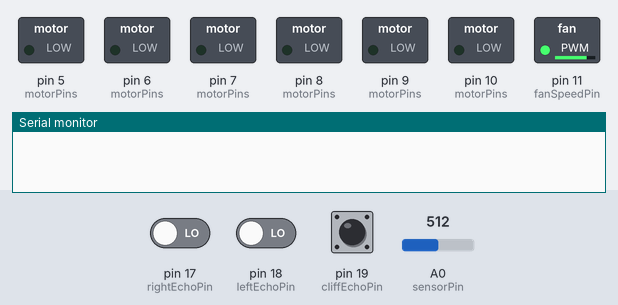
Bench run of a sketch on a simulated Arduino Uno, built with avr-gcc and run on an emulated ATmega328P. On the bench: switched loads named in the sketch (green lamp = pin HIGH), the last lines printed to the serial monitor. The test bench sets the inputs (shaded band); at power-on: pin 19 (cliffEchoPin) LOW, A0 (sensorPin) = 512, pin 17 (rightEchoPin) LOW, pin 18 (leftEchoPin) LOW. Pins used as bus, display or sensor lines are not drawn.

Above: at 0.1 s.
At 7.7 s:
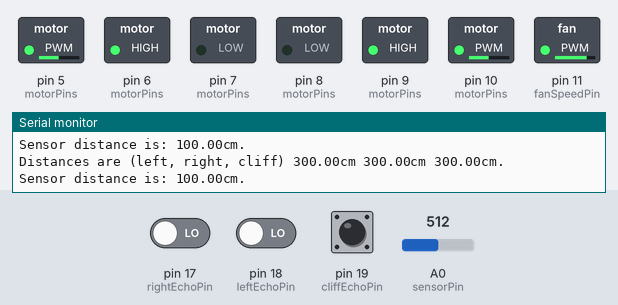
7.8 s: pin 19 (cliffEchoPin) pulsed HIGH 5 times (0.12 s each, 0.3 s apart)
At 10.1 s:
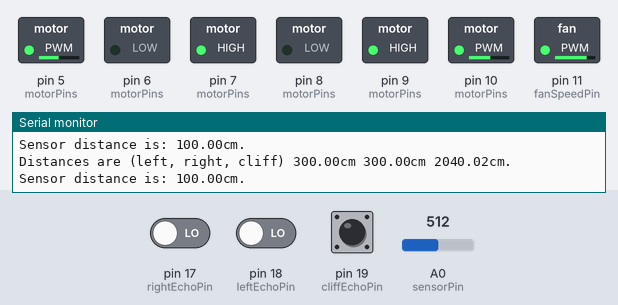
Timing chart, 0 to 14.1 s (numbered marks = the images above; inputs shaded):
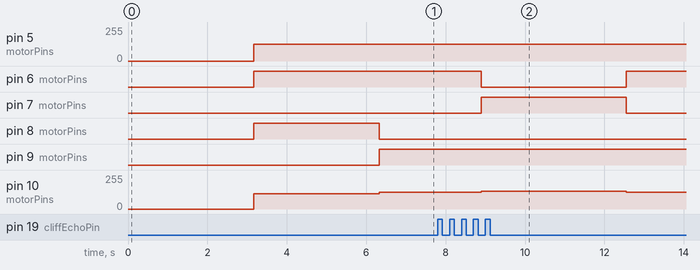

The sketch:

version1.ino
```cpp
// FAN
const int fanSpeedPin = 11;
const int FANSPEED = 200;

// ULTRASONIC
const int trigPin = 2;
const int cliffEchoPin = 19;
const int rightEchoPin = 17;
const int leftEchoPin = 18;

// DISTANCE SENSOR
const int sensorPin = 14;
const int sensorTrigPin = 4;

// MOTORS: 0 is right, 1 is left
const int motorPins[2][3] = {{5, 6, 7}, {10, 8, 9}};
const int MOTORSPEED = 120;
const int RIGHTSPEEDBOOST = 5;
const double TURN_THRESHOLD = 8.0;
const double TURN_ANGLED_THRESHOLD = 50.0;
const int STUCK_THRESHOLD = 5;
const int STUCK_REST = 230;

//PROGRAM
int stuckCount = 0;
double distanceCache[3] = { -1.0, -1.0, -1.0};

void setup() {
  pinMode(fanSpeedPin, OUTPUT);
  setFanSpeed(FANSPEED);

  pinMode(trigPin, OUTPUT);
  pinMode(cliffEchoPin, INPUT);
  pinMode(rightEchoPin, INPUT);
  pinMode(leftEchoPin, INPUT);

  pinMode(sensorTrigPin, OUTPUT);
  pinMode(sensorPin, INPUT);

  for (int i = 0; i < 2; i++) {
    for (int j = 0; j < 3; j++) {
      pinMode(motorPins[i][j], OUTPUT);
    }
  }

  Serial.begin(9600);
}

void loop() {
  delay(50);
  double leftDistance = getDistance(leftEchoPin);
  double rightDistance = getDistance(rightEchoPin);
  double cliffDistance = getDistance(cliffEchoPin);
  double sensorDistance = getSensorDistance();
  Serial.print("Distances are (left, right, cliff) ");
  Serial.print(leftDistance);
  Serial.print("cm ");
  Serial.print(rightDistance);
  Serial.print("cm ");
  Serial.print(cliffDistance);
  Serial.println("cm.");
  Serial.print("Sensor distance is: ");
  Serial.print(sensorDistance);
  Serial.println("cm.");
  if (stuckCount >= STUCK_THRESHOLD || (distanceCache[2] > 0 && distanceCache[2] < cliffDistance - 0.5)) {
    stuckCount = 0;
    moveBackwards(MOTORSPEED + 10);
    delay(500);
  } else if (isStuck(leftDistance, rightDistance, sensorDistance) == 1) {
    stuckCount++;
    turnLeft(MOTORSPEED);
    delay(STUCK_REST);
    distanceCache[2] = cliffDistance;
  } else if (isStuck(leftDistance, rightDistance, sensorDistance) == -1) {
    stuckCount++;
    turnRight(MOTORSPEED);
    delay(STUCK_REST);
    distanceCache[2] = cliffDistance;
  } else {
    stuckCount = 0;
    moveForward(MOTORSPEED);
    distanceCache[2] = cliffDistance;
  }
  distanceCache[0] = leftDistance;
  distanceCache[1] = rightDistance;
}

double getDistance(int pin) {
  digitalWrite(trigPin, LOW);
  delayMicroseconds(20);
  digitalWrite(trigPin, HIGH);
  delayMicroseconds(10);
  long duration = pulseIn(pin, HIGH);
  double distance = duration * 0.034 / 2;
  if (distance < 0.1) {
    distance = 300.0;
  }
  delay(20);
  return distance;
}

double getSensorDistance() {
  digitalWrite(sensorTrigPin, HIGH);
  delay(20);
  int sensorVal = analogRead(sensorPin);
  if (sensorVal >= 80 && sensorVal <= 490) {
    return 9462 / ((double) sensorVal - 16.92);
  } else {
    return 100;
  }
  delay(10);
  digitalWrite(sensorTrigPin, LOW);
}

void setFanSpeed(int speed) {
  analogWrite(fanSpeedPin, speed);
}

void wheelMove(int wheel, int speed) {
  if (wheel == 0) {
    speed += RIGHTSPEEDBOOST;
  } else {
    speed -= RIGHTSPEEDBOOST;
  }
  if (speed >= 0) {
    analogWrite(motorPins[wheel][0], speed);
    digitalWrite(motorPins[wheel][1], HIGH);
    digitalWrite(motorPins[wheel][2], LOW);
  } else {
    analogWrite(motorPins[wheel][0], -speed);
    digitalWrite(motorPins[wheel][1], LOW);
    digitalWrite(motorPins[wheel][2], HIGH);
  }
}

void moveForward(int speed) {
  wheelMove(0, speed);
  wheelMove(1, speed);
}

void moveBackwards(int speed) {
  wheelMove(0, -speed);
  wheelMove(1, -speed);
}

void turnLeft(int speed) {
  wheelMove(0, speed);
  wheelMove(1, -speed);
}

void turnRight(int speed) {
  wheelMove(0, -speed);
  wheelMove(1, speed);
}

/*
  int isStuck(double leftDistance, double rightDistance) {
    if (leftDistance >= rightDistance && (rightDistance < TURN_THRESHOLD || (pow(rightDistance, 1.5) / leftDistance < 1.5))) {
    return 1;
  } else if (rightDistance >= leftDistance && (leftDistance < TURN_THRESHOLD || (pow(leftDistance, 1.5) / rightDistance < 1.5))) {
    return -1;
  } else {
    return 0;
  }
  }
*/


int isStuck(double leftDistance, double rightDistance, double sensorDistance) {

  // Just started
  if (distanceCache[0] < 0 || distanceCache[1] < 0) {
    return 0;
  } else if (leftDistance >= rightDistance) {
    // Right side stuck
    if (rightDistance < TURN_THRESHOLD || sensorDistance < 30.0) {
      // Too close
      return 1;
    } else if (sensorDistance < 50.0 && rightDistance > 1000.0) {
      // Blocked
      return 1;
    } else if (sensorDistance <350.0 && fabs(rightDistance - distanceCache[1]) < 1.0) {
      // Did not move
      return 1;
    } else {
      return 0;
    }
  } else if (rightDistance >= leftDistance) {
    // Left side stuck
    if (leftDistance < TURN_THRESHOLD || sensorDistance < 30.0) {
      // Too close
      return -1;
    } else if (sensorDistance < 50.0 && leftDistance > 1000.0) {
      // Blocked
      return -1;
    } else if (sensorDistance < 35.0 && fabs(leftDistance - distanceCache[0]) < 1.0) {
      // Did not move
      return -1;
    } else {
      return 0;
    }
  } else {
    return 0;
  }
}
```

Measured:
- after the input at 7.8 s, pin 6 (motorPins): HIGH → LOW after 1.1 s, → HIGH 3.7 s later; pin 7 (motorPins): LOW → HIGH after 1.1 s, → LOW 3.7 s later; pin 10 (motorPins): 125/255 → 135/255 after 1.1 s, → 125/255 3.7 s later
